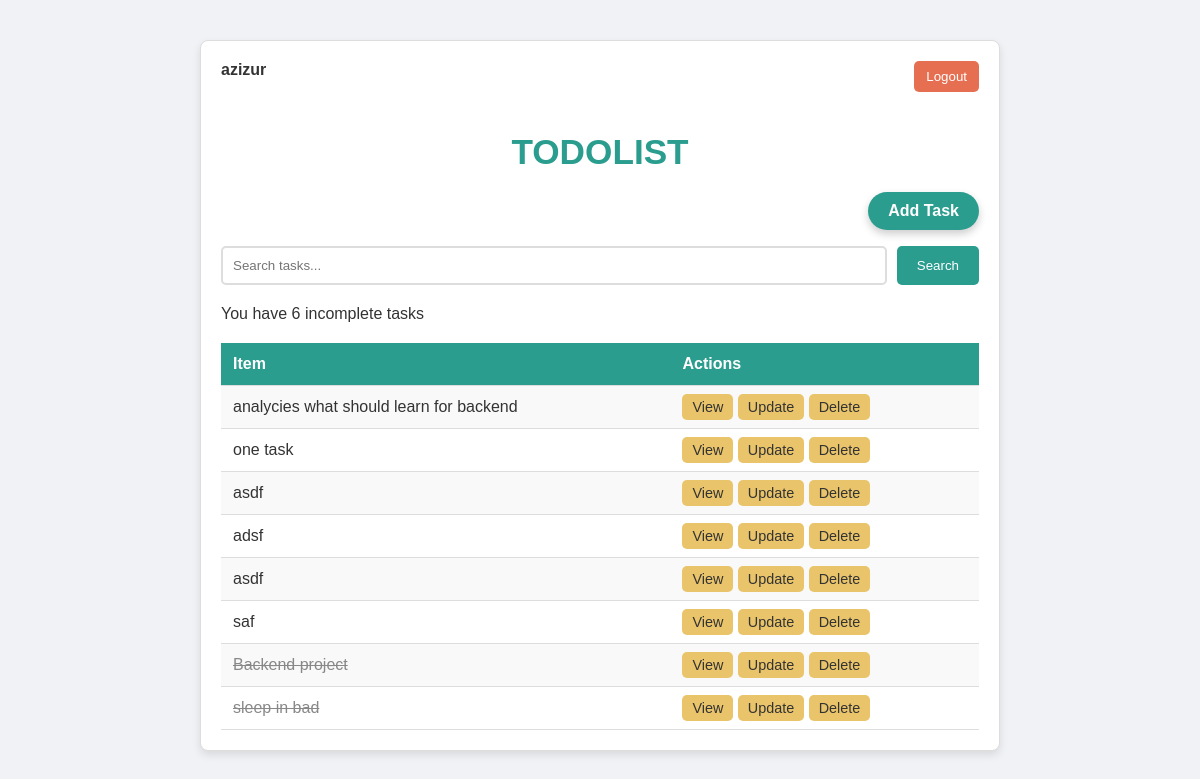
The app's page / (signed in) with its own data.
### base/models.py (models this page shows, shortened)
class Task(models.Model):
    user= models.ForeignKey(User, on_delete=models.CASCADE, null=True, blank=True)
    title= models.CharField(max_length=200)
    description= models.TextField(blank=True, null=True)
    complete= models.BooleanField(default=False)
    created= models.DateTimeField(auto_now_add=True)
    class Meta:
        ordering= ['complete']

### base/views.py (the view)
# urls.py: path('', TaskList.as_view(), name='tasks'),
class TaskList(ListView):
    model = Task
    context_object_name = 'tasks'
    def get_context_data(self, **kwargs):
        context = super().get_context_data(**kwargs)
        tasks = context['tasks'].filter(user=self.request.user)
        context['tasks'] = tasks
        context['count'] = tasks.filter(complete=False).count()
        search_input = self.request.GET.get("search-area", '').strip()
        if search_input:
            context['tasks'] = tasks.filter(title__startswith=search_input)
        context['search_input'] = search_input
        return context

### base/templates/base/task_list.html (shortened to what this page needs)
<!DOCTYPE html>
{% load static %}
<html lang="en">
<head>
    <link rel="stylesheet" href="{% static 'style/main.css' %}">
</head>
<body>
<div class="container">
    {% if request.user.is_authenticated %}
        <div class="auth-section">
            <p>{{ request.user }}</p>
            <form method="post" action="{% url 'logout' %}">
                <button type="submit">Logout</button>
            </form>
        </div>
    {% else %}
        <a href="{% url 'login' %}">Login</a>
    {% endif %}
    <h1>TODOLIST</h1>
    <div class=" btn">
        <a href="{% url 'task-create' %}" class="add-task-button">Add Task</a>
    </div>
    <form action="" method="get">
        <input type="text" name="search-area" value="{{ search_input }}" placeholder="Search tasks...">
        <input type="submit" value="Search">
    </form>
    <p>You have {{ count }} incomplete tasks</p>
    <table >
        <tr>
            <th>Item</th>
            <th>Actions</th>
        </tr>
        {% for task in tasks %}
        <tr>
            <td>{% if task.complete %}<strike>{{ task.title }}</strike>{% else %}{{ task.title }}{% endif %}</td>
            <td>
                <a href="{% url 'task' task.id %}">View</a>
                <a href="{% url 'task-update' task.id %}">Update</a>
                <a href="{% url 'task-delete' task.id %}">Delete</a>
            </td>
        </tr>
        {% empty %}
        <tr><td colspan="2"><h3>There is no information</h3></td></tr>
        {% endfor %}
    </table>
</div>
</body>
</html>

### static/style/main.css (style rules this page uses)
* { margin: 0; padding: 0; box-sizing: border-box; }
body { font-family: Arial, sans-serif; background-color: #f0f2f5; color: #333; display: flex; justify-content: center; padding: 20px; }
.container { width: 100%; max-width: 800px; background: #fff; padding: 20px; border-radius: 8px; box-shadow: 0 4px 8px rgba(0, 0, 0, 0.1); border: 1px solid #ddd; margin-top: 20px; min-height: 600px; }
h1 { color: #2a9d8f; text-align: center; margin-bottom: 20px; font-size: 2.2em; }
.auth-section { display: flex; justify-content: space-between; margin-bottom: 20px; }
.auth-section p { font-weight: bold; }
.auth-section a, .auth-section button { padding: 8px 12px; background-color: #e76f51; color: white; border: none; border-radius: 5px; cursor: pointer; text-decoration: none; }
.btn { display: flex; width: 100%; justify-content: end; }
.btn .add-task-button { float: right; margin-bottom: 1rem; display: block; align-items: center; padding: 10px 20px; background-color: #2a9d8f; color: white; font-weight: bold; font-size: 1em; border: none; border-radius: 30px; box-shadow: 0 4px 8px rgba(0, 0, 0, 0.2); text-decoration: none; transition: all 0.3s ease; }
form { display: flex; gap: 10px; margin-bottom: 20px; }
input[type="text"] { padding: 10px; border: 2px solid #ddd; border-radius: 5px; flex-grow: 1; }
input[type="submit"] { padding: 10px 20px; background-color: #2a9d8f; color: white; border: none; border-radius: 5px; cursor: pointer; }
table { width: 100%; border-collapse: collapse; margin-top: 20px; }
table th, table td { padding: 12px; text-align: left; border-bottom: 1px solid #ddd; }
table th { background-color: #2a9d8f; color: white; }
table td { font-size: 1em; }
table td a { padding: 5px 10px; background-color: #e9c46a; color: #333; text-decoration: none; border-radius: 5px; font-size: 0.9em; }
table tr:nth-child(even) { background-color: #f9f9f9; }
strike { color: #888; }

### records on screen
Task: title "analycies what should learn for backend"
Task: title "one task"
Task: title "asdf"
Task: title "adsf"
Task: title "asdf"
Task: title "saf"
Task: title "Backend project"
Task: title "sleep in bad"

### other values on screen
{{ request.user }} "azizur"
{{ count }} "6"
